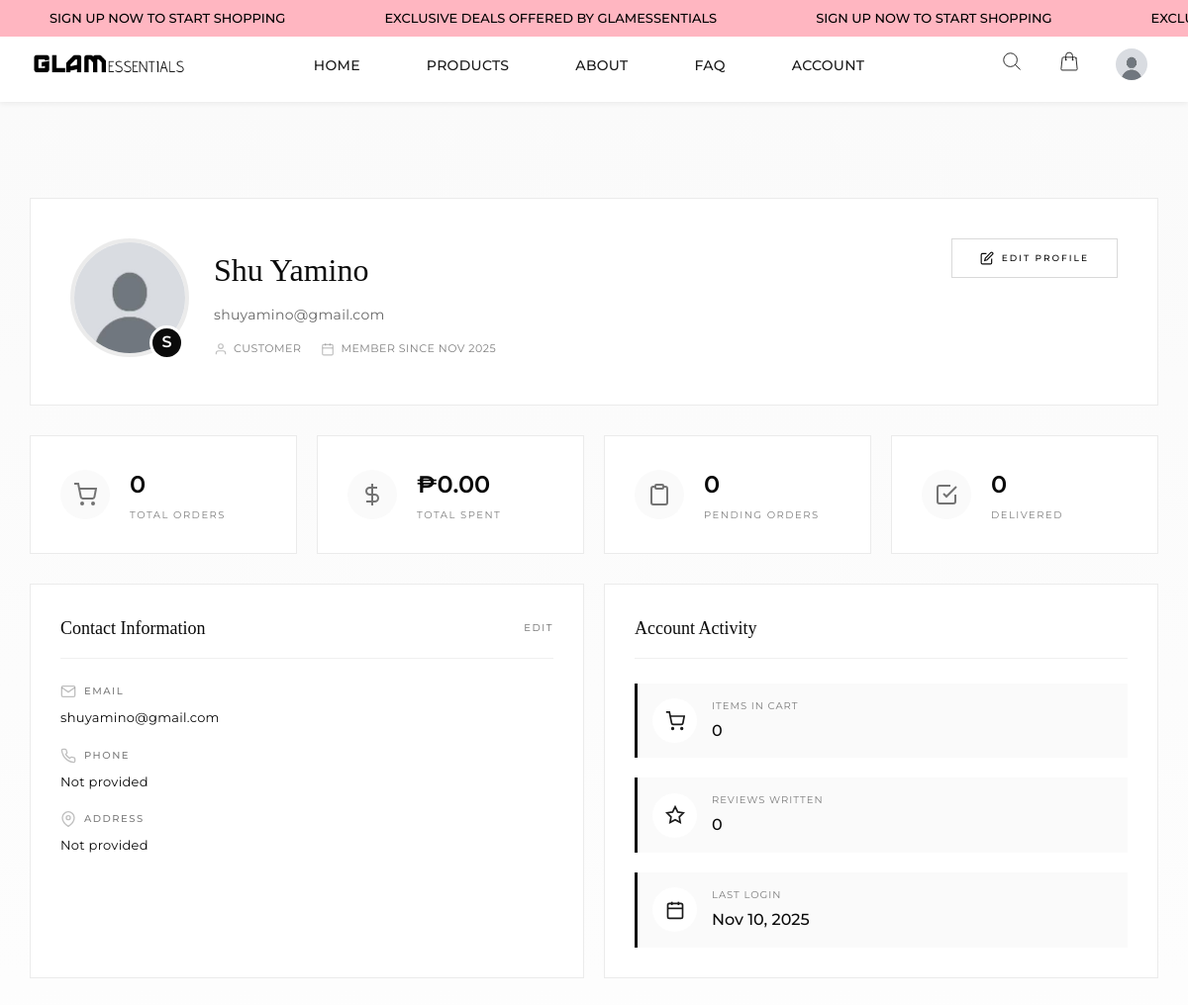
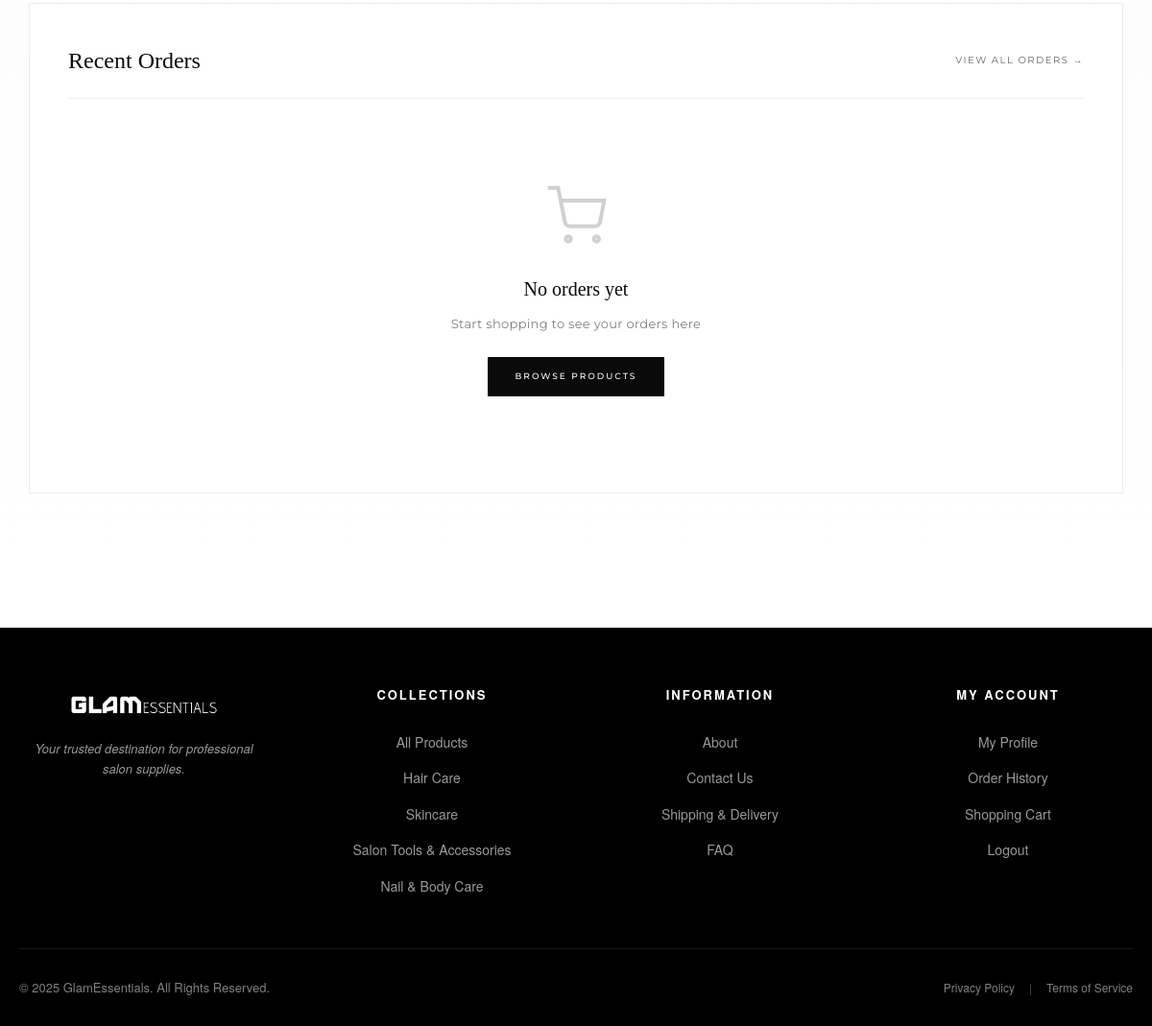
The page /user/profile.php (signed in) on the database its author committed (2 pictures, top to bottom).
### tables this page shows
CREATE TABLE `users` (
  `user_id` int(11) NOT NULL,
  `name` varchar(255) NOT NULL,
  `email` varchar(255) NOT NULL,
  `password` varchar(255) NOT NULL,
  `img_name` varchar(255) DEFAULT NULL,
  `is_active` tinyint(1) NOT NULL DEFAULT 1,
  `last_login` datetime DEFAULT NULL,
  `role` enum('admin','staff','customer') NOT NULL DEFAULT 'customer',
  `created_at` timestamp NOT NULL DEFAULT current_timestamp()
);

CREATE TABLE `categories` (
  `category_id` int(11) NOT NULL,
  `category_name` varchar(64) NOT NULL,
  `img_name` varchar(255) DEFAULT NULL
);

### user/profile.php (the view, shortened to what the rows shown need)
<?php
require_once('../includes/config.php');
$user_id = (int) $_SESSION['user_id'];
$user_stmt = $conn->prepare("SELECT user_id, name, email, img_name, role, created_at, last_login FROM users WHERE user_id = ?");
$user_stmt->bind_param("i", $user_id);
$user_stmt->execute();
$user_result = $user_stmt->get_result();
$user_data = $user_result->fetch_assoc();
$user_data['name'] = $user_data['name'] ?? 'User';
$user_data['email'] = $user_data['email'] ?? '';
$user_data['img_name'] = $user_data['img_name'] ?? '';
$user_data['role'] = $user_data['role'] ?? 'customer';
$user_data['created_at'] = $user_data['created_at'] ?? date('Y-m-d H:i:s');
$user_data['last_login'] = $user_data['last_login'] ?? null;
if (empty($user_data['img_name'])) {
	$defaultImg = 'nopfp.jpg';
	$upd = $conn->prepare("UPDATE users SET img_name = ? WHERE user_id = ?");
	$upd->bind_param("si", $defaultImg, $user_id);
	if ($upd->execute()) {
		$user_data['img_name'] = $defaultImg;
	}
}
require_once('../includes/header.php');
?>
<main class="profile-page">
    <div class="profile-container">
        <div class="profile-header">
            <div class="profile-avatar-section">
                <div class="avatar-wrapper">
                    <?php
                    if (!empty($user_data['img_name'])) {
						$profile_pic = htmlspecialchars($baseUrl) . '/user/images/profile_pictures/' . htmlspecialchars($user_data['img_name']);
					} else {
						$profile_pic = htmlspecialchars($baseUrl) . '/user/images/profile_pictures/nopfp.jpg';
                    }
                    ?>
                    <img src="<?php echo $profile_pic; ?>"
                         alt="Profile Picture"
                         class="profile-avatar"
						 onerror="this.src='<?php echo htmlspecialchars($baseUrl); ?>/user/images/profile_pictures/nopfp.jpg';">
                    <div class="avatar-badge"><?php echo strtoupper(substr($user_data['name'], 0, 1)); ?></div>
                </div>
                <div class="profile-info">
                    <h1 class="profile-name"><?php echo htmlspecialchars($user_data['name']); ?></h1>
                    <p class="profile-email"><?php echo htmlspecialchars($user_data['email'] ?? 'Not provided'); ?></p>
                    <div class="profile-meta">
                        <span class="meta-item">
                            <svg width="14" height="14" viewBox="0 0 24 24" fill="none" stroke="currentColor" stroke-width="2">
                                <path d="M20 21v-2a4 4 0 0 0-4-4H8a4 4 0 0 0-4 4v2"/><circle cx="12" cy="7" r="4"/>
                            </svg>
                            <?php echo ucfirst($user_data['role']); ?>
                        </span>
                        <span class="meta-item">
                            <svg width="14" height="14" viewBox="0 0 24 24" fill="none" stroke="currentColor" stroke-width="2">
                                <rect x="3" y="4" width="18" height="18" rx="2" ry="2"/><line x1="16" y1="2" x2="16" y2="6"/><line x1="8" y1="2" x2="8" y2="6"/><line x1="3" y1="10" x2="21" y2="10"/>
                            </svg>
                            Member since <?php echo $user_data['created_at'] ? date('M Y', strtotime($user_data['created_at'])) : 'N/A'; ?>
                        </span>
                    </div>
                </div>
            </div>
        </div>
        <div class="content-grid">
            <div class="info-card">
                <div class="card-header">
                    <h2 class="card-title">Contact Information</h2>
                </div>
                <div class="info-list">
                    <div class="info-item">
                        <span class="info-label">
                            <svg width="16" height="16" viewBox="0 0 24 24" fill="none" stroke="currentColor" stroke-width="2">
                                <path d="M4 4h16c1.1 0 2 .9 2 2v12c0 1.1-.9 2-2 2H4c-1.1 0-2-.9-2-2V6c0-1.1.9-2 2-2z"/><polyline points="22,6 12,13 2,6"/>
                            </svg>
                            Email
                        </span>
                        <span class="info-value"><?php echo htmlspecialchars($user_data['email'] ?? 'Not provided'); ?></span>
                    </div>
                </div>
            </div>
            <div class="info-card">
                <div class="card-header">
                    <h2 class="card-title">Account Activity</h2>
                </div>
                <div class="activity-list">
                    <div class="activity-item">
                        <div class="activity-content">
                            <div class="activity-label">Last Login</div>
                            <div class="activity-value"><?php echo $user_data['last_login'] ? date('M d, Y', strtotime($user_data['last_login'])) : 'First login'; ?></div>
                        </div>
                    </div>
                </div>
            </div>
        </div>
        <div class="orders-section">
            <div class="section-header">
                <h2 class="section-title">Recent Orders</h2>
            </div>
        </div>
    </div>
</main>
<?php require_once('../includes/footer.php'); ?>

### includes/footer.php (shortened to what the rows shown need)
<footer class="footer">
    <div class="footer-content">
        <div class="footer-grid">
            <div class="footer-column">
                <ul class="footer-links">
                    <?php
                    if (isset($conn) && $conn) {
                        $cat_query = "SELECT category_id, category_name FROM categories ORDER BY category_id";
                        $cat_result = $conn->query($cat_query);
                        if ($cat_result && $cat_result->num_rows > 0) {
                            while ($cat = $cat_result->fetch_assoc()) {
                                echo '<li><a href="' . htmlspecialchars($baseUrl) . '/products.php?category=' . $cat['category_id'] . '">' . htmlspecialchars($cat['category_name']) . '</a></li>';
                            }
                        }
                    }
                    ?>
                </ul>
            </div>
        </div>
    </div>
</footer>
</body>
</html>

### rows shown on the page
users: name "S", name "Shu Yamino", email "shuyamino@gmail.com", role "CUSTOMER", created_at "NOV 2025", last_login "Nov 10, 2025"
categories: category_name "Hair Care"
categories: category_name "Skincare"
categories: category_name "Salon Tools & Accessories"
categories: category_name "Nail & Body Care"

### other values the page prints
$order_stats['total_orders'] "0"
$order_stats['total_spent'] "0.00"
$order_stats['pending_orders'] "0"
$order_stats['delivered_orders'] "0"
$cart_data['cart_count'] "0"
$review_data['review_count'] "0"
